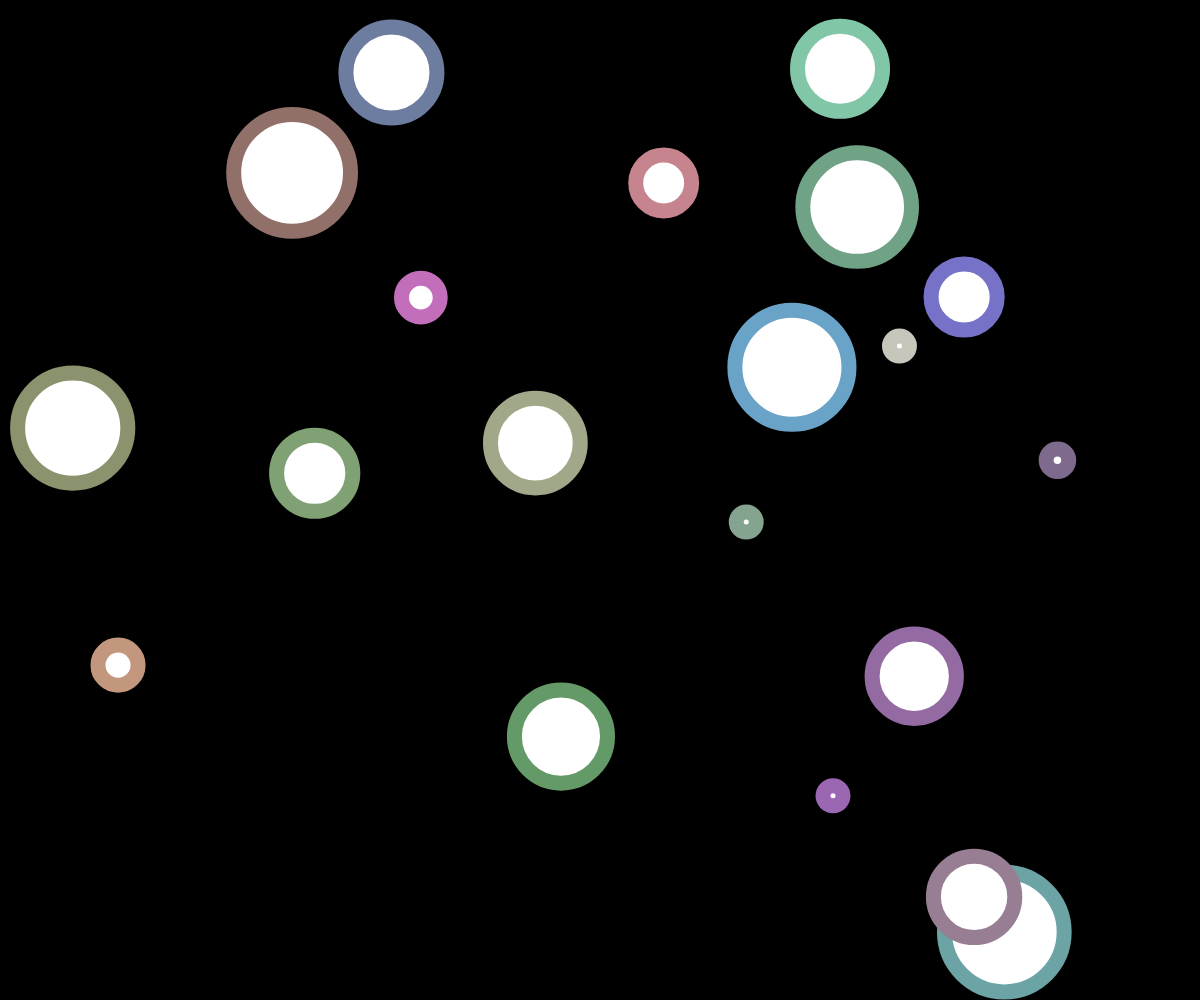
Frame 1 (no input)
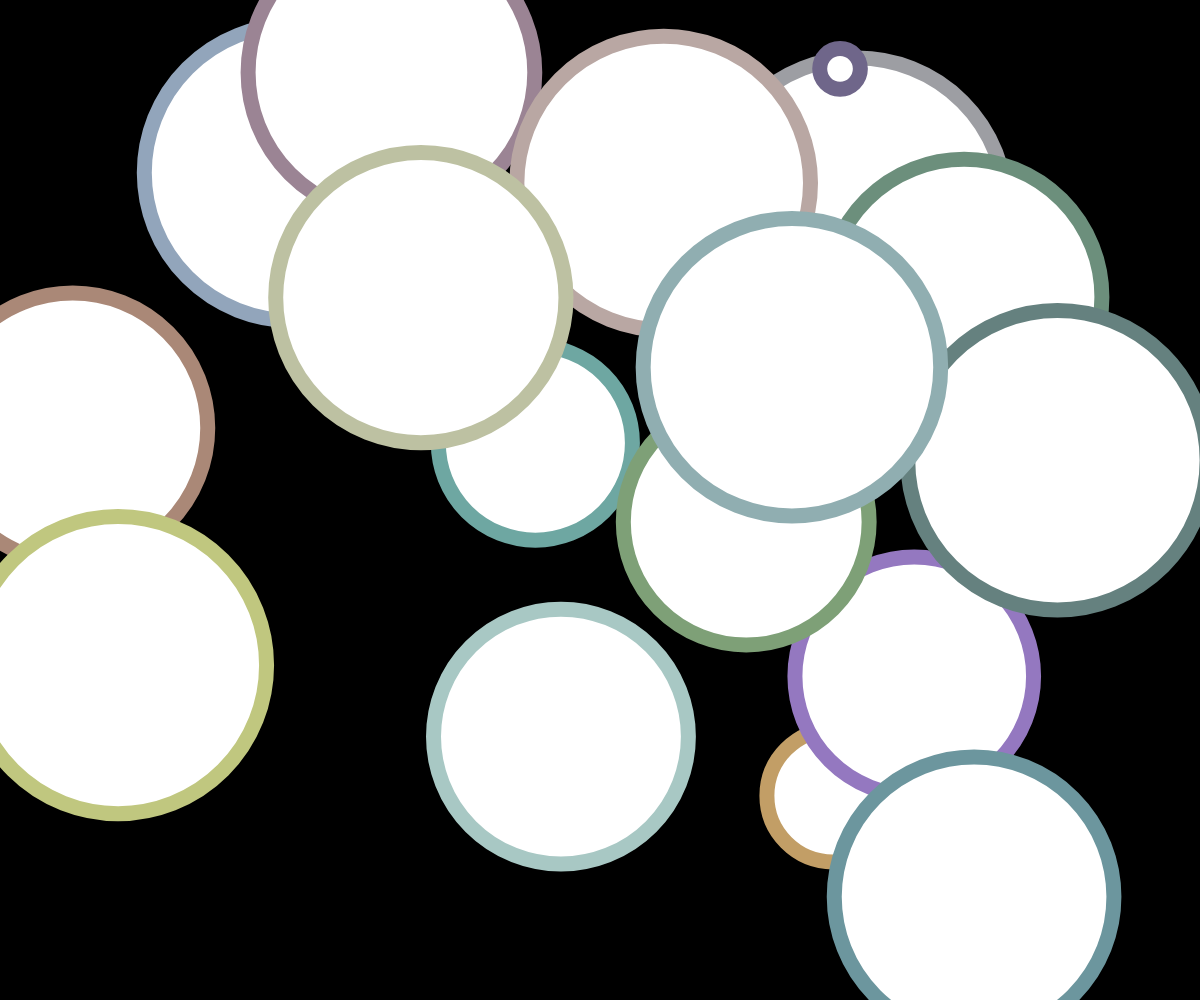
Frame 60 (no input)
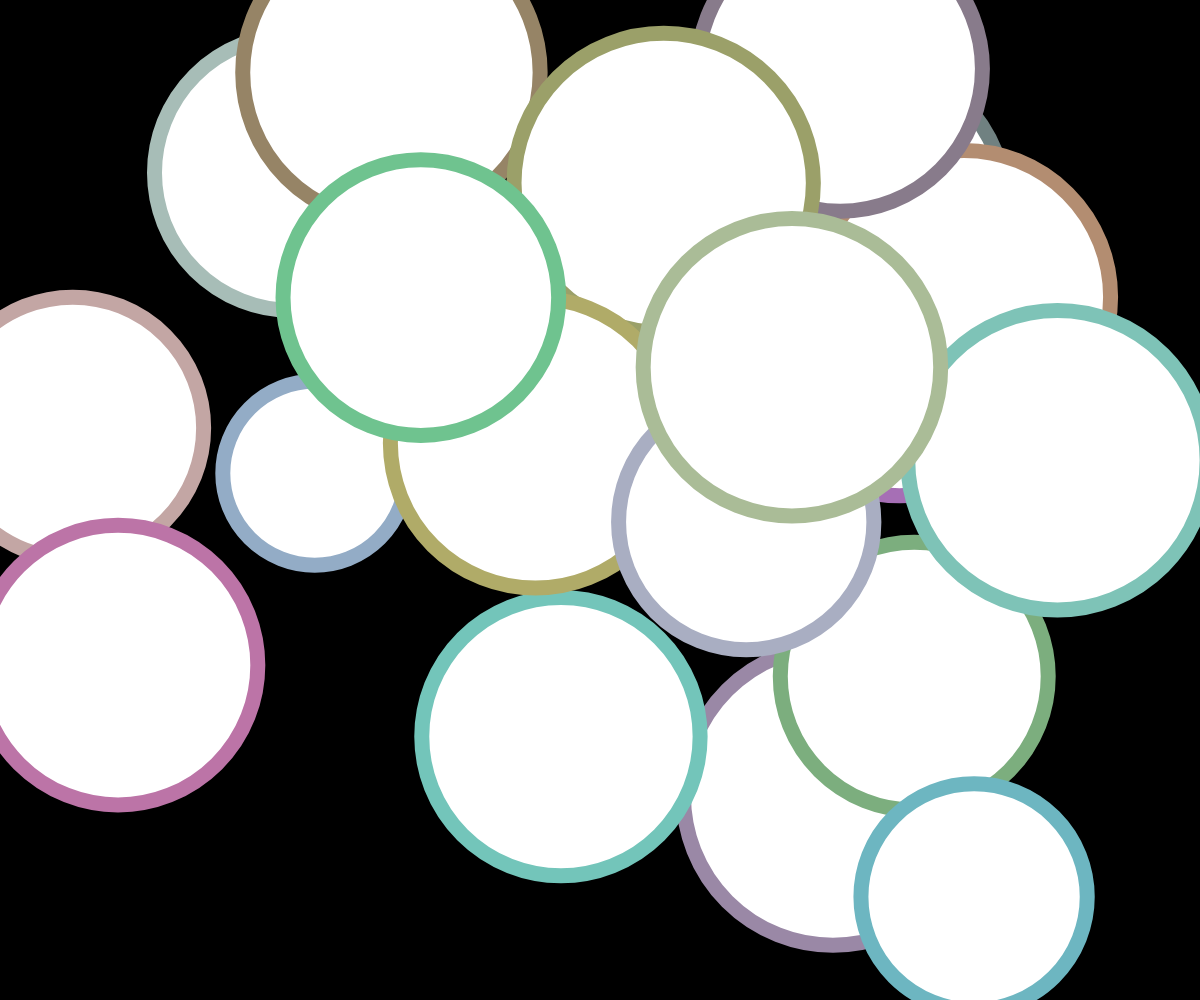
Frame 120 (the mouse pressed at the canvas centre since frame 60)

The p5.js sketch that drew these frames (run headless with seeded random() and noise() and a simulated clock; from frame 60 on, the mouse is pressed at the canvas centre):

// p5.js sketch
// ── sketch.js
let balls = [];
let numberOfBalls;

function setup()
{
    numberOfBalls = 20;
    createCanvas(windowWidth,windowHeight);
    for (let i = 0; i < numberOfBalls; i++)
    {
        balls.push( new Ball() );
    }
}

function draw()
{
    background('black')
    for (var i = 0; i < balls.length; i++)
    {
        balls[i].go();
    }
}
///////////////////////////////
////////Ball Class//////////
///////////////////////////////
class Ball
{
    constructor()
    {
        this.posX = random(windowWidth);
        this.posY = random(windowHeight);
        this.size = 20
    }

    go()
    {
      this.ballSize();
      this.display();
    }
    ballSize()
    {
        if(this.size<random(300))
        {
          this.size += random(100);
        }
        else if(this.size>=300)
        {
          this.size = 0;
        }
    }

    display()
    {
            strokeWeight(15);
            stroke(color(random(100,200),random(100,200),random(100,200)));
            ellipse(this.posX,this.posY,this.size);
    }
}
